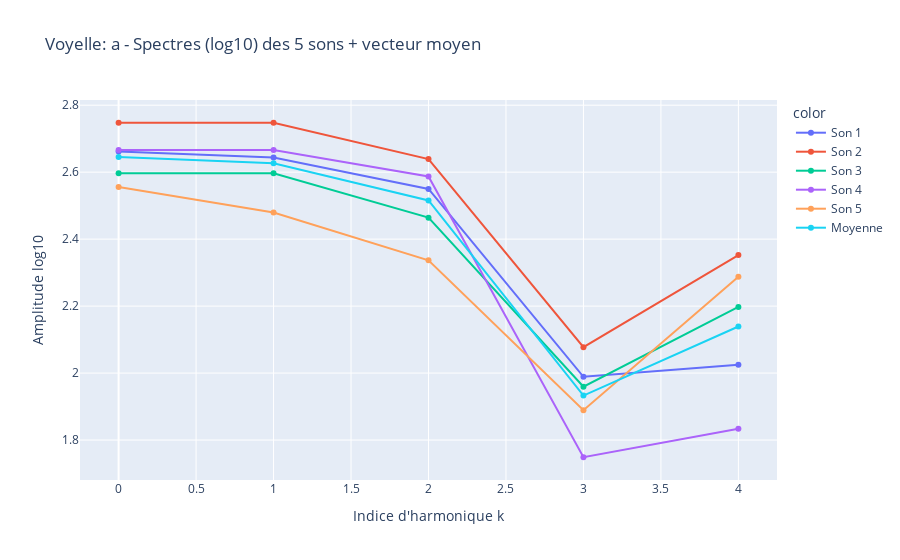
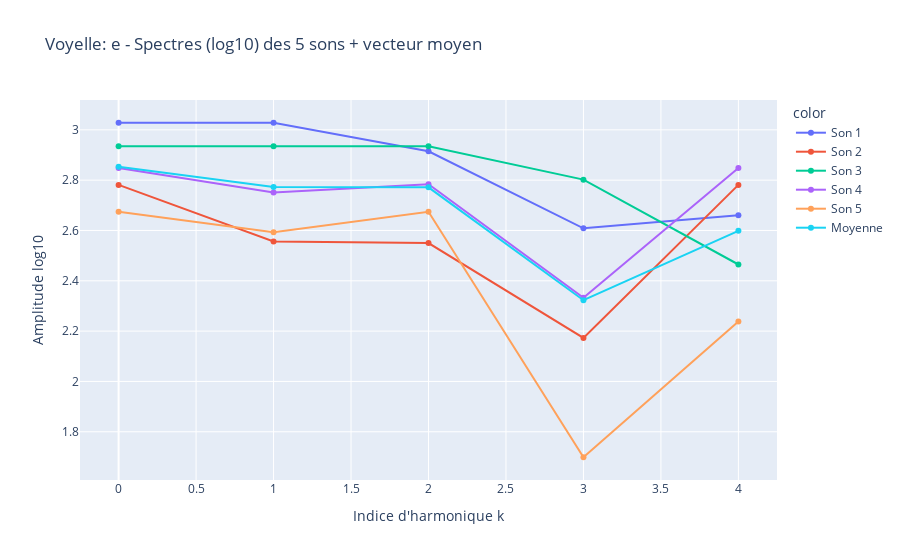
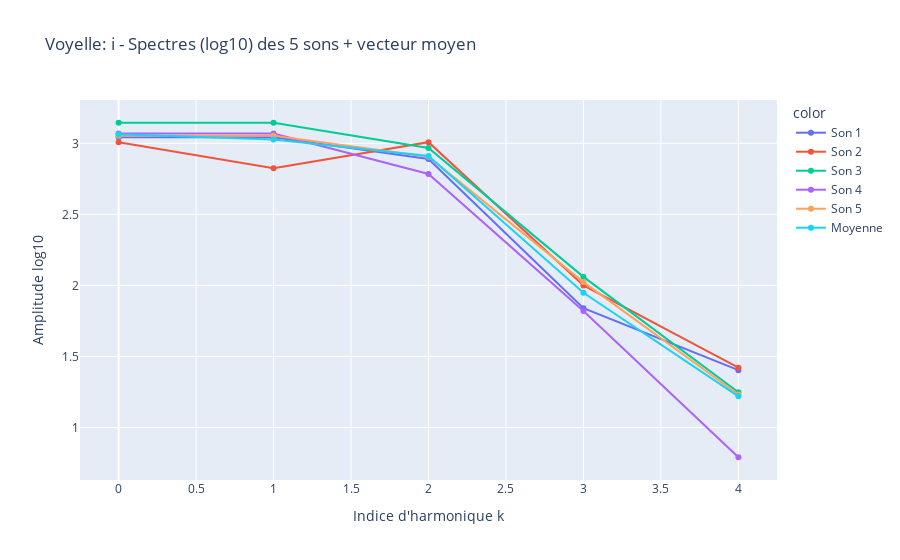
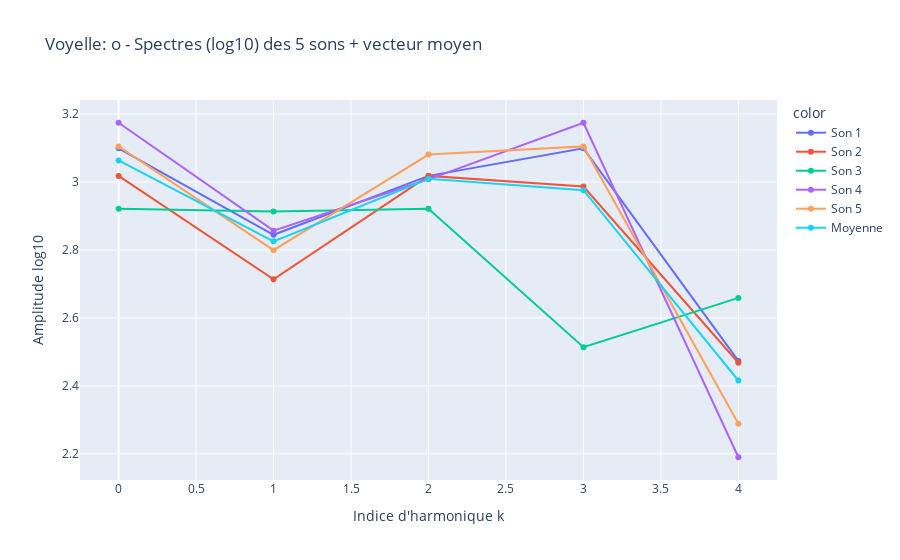

The notebook cell saved with these charts, in order:
### Markdown cell above
# On utilisera le truc etude n° 10

### Code cell
import numpy as np
import msicpe.san as san
from plotly import express as px
import scipy.signal as signal


H=4
Vvec_moy = [[] for i in range(5)]
lettres = ['a', 'e', 'i', 'o', 'u']
a = range(5)

for lettre,j in zip(lettres, a):
    signaux = []
    for i in range(5):
        dat = np.load(f'data_partie_2/apprentissage/{lettre}_{i+1}.npz') # dat est un dictionnaire contenant les données contenues dans le fichier .npz
        s = dat['s'] # extraction du signal utile
        t = dat['t'] # extraction du vecteur temps associé au signal

        nu, S = san.trans_fourier(s, t)
        S = np.abs(S)

        s_centre= s - np.mean(s)
        nu, S_norm = san.trans_fourier(s_centre, t)
        S_norm = np.abs(S_norm)
        S_norm /= np.max(S_norm)

        f0 = san.detect_fondamentale(S_norm, nu)

        # Liste des harmoniques
        freq_list = [f0 * k for k in range(1, H+1)]

        freq_peaks, amp_peaks = san.detect_pics(S, freq_list, nu)

        vec = np.zeros(H+1)
        vec[0] = np.log10(np.max(S))
        vec[1:] = np.log10(amp_peaks)
        signaux.append(vec)


    k = np.arange(H+1)
    vec_moy = np.mean(signaux, axis=0)
    Vvec_moy[j] = vec_moy

    k = list(range(H+1))
    indice = []
    ampl = []
    labels = []

    for i in range(5):
        indice.extend(k)
        ampl.extend(signaux[i])
        labels.extend([f"Son {i+1}"] * (H+1))

    indice.extend(k)
    ampl.extend(vec_moy)
    labels.extend(["Moyenne"] * (H+1))

    fig = px.line(x=indice, y=ampl, color=labels, markers=True,title=f"Voyelle: {lettre} - Spectres (log10) des 5 sons + vecteur moyen", labels={"x": "Indice d'harmonique k", "y": "Amplitude log10"}).show()

print(Vvec_moy)

### Figure 1 — Plotly figure (JSON) as saved in the notebook; plotly's stock layout.template omitted (floating-point values rounded to 4 significant figures)
{"data": [{"hovertemplate": "color=Son 1<br>Indice d'harmonique k=%{x}<br>Amplitude log10=%{y}<extra></extra>", "legendgroup": "Son 1", "line": {"color": "#636efa", "dash": "solid"}, "marker": {"symbol": "circle"}, "mode": "lines+markers", "name": "Son 1", "orientation": "v", "showlegend": true, "type": "scatter", "x": [0, 1, 2, 3, 4], "xaxis": "x", "y": [2.661, 2.644, 2.55, 1.989, 2.025], "yaxis": "y"}, {"hovertemplate": "color=Son 2<br>Indice d'harmonique k=%{x}<br>Amplitude log10=%{y}<extra></extra>", "legendgroup": "Son 2", "line": {"color": "#EF553B", "dash": "solid"}, "marker": {"symbol": "circle"}, "mode": "lines+markers", "name": "Son 2", "orientation": "v", "showlegend": true, "type": "scatter", "x": [0, 1, 2, 3, 4], "xaxis": "x", "y": [2.748, 2.748, 2.639, 2.077, 2.353], "yaxis": "y"}, {"hovertemplate": "color=Son 3<br>Indice d'harmonique k=%{x}<br>Amplitude log10=%{y}<extra></extra>", "legendgroup": "Son 3", "line": {"color": "#00cc96", "dash": "solid"}, "marker": {"symbol": "circle"}, "mode": "lines+markers", "name": "Son 3", "orientation": "v", "showlegend": true, "type": "scatter", "x": [0, 1, 2, 3, 4], "xaxis": "x", "y": [2.597, 2.597, 2.464, 1.959, 2.198], "yaxis": "y"}, {"hovertemplate": "color=Son 4<br>Indice d'harmonique k=%{x}<br>Amplitude log10=%{y}<extra></extra>", "legendgroup": "Son 4", "line": {"color": "#ab63fa", "dash": "solid"}, "marker": {"symbol": "circle"}, "mode": "lines+markers", "name": "Son 4", "orientation": "v", "showlegend": true, "type": "scatter", "x": [0, 1, 2, 3, 4], "xaxis": "x", "y": [2.666, 2.666, 2.587, 1.749, 1.834], "yaxis": "y"}, {"hovertemplate": "color=Son 5<br>Indice d'harmonique k=%{x}<br>Amplitude log10=%{y}<extra></extra>", "legendgroup": "Son 5", "line": {"color": "#FFA15A", "dash": "solid"}, "marker": {"symbol": "circle"}, "mode": "lines+markers", "name": "Son 5", "orientation": "v", "showlegend": true, "type": "scatter", "x": [0, 1, 2, 3, 4], "xaxis": "x", "y": [2.556, 2.479, 2.337, 1.889, 2.287], "yaxis": "y"}, {"hovertemplate": "color=Moyenne<br>Indice d'harmonique k=%{x}<br>Amplitude log10=%{y}<extra></extra>", "legendgroup": "Moyenne", "line": {"color": "#19d3f3", "dash": "solid"}, "marker": {"symbol": "circle"}, "mode": "lines+markers", "name": "Moyenne", "orientation": "v", "showlegend": true, "type": "scatter", "x": [0, 1, 2, 3, 4], "xaxis": "x", "y": [2.646, 2.627, 2.515, 1.933, 2.139], "yaxis": "y"}], "layout": {"legend": {"title": {"text": "color"}, "tracegroupgap": 0}, "title": {"text": "Voyelle: a - Spectres (log10) des 5 sons + vecteur moyen"}, "xaxis": {"anchor": "y", "domain": [0, 1], "title": {"text": "Indice d'harmonique k"}}, "yaxis": {"anchor": "x", "domain": [0, 1], "title": {"text": "Amplitude log10"}}}}

### Figure 2 — Plotly figure (JSON) as saved in the notebook; plotly's stock layout.template omitted (floating-point values rounded to 4 significant figures)
{"data": [{"hovertemplate": "color=Son 1<br>Indice d'harmonique k=%{x}<br>Amplitude log10=%{y}<extra></extra>", "legendgroup": "Son 1", "line": {"color": "#636efa", "dash": "solid"}, "marker": {"symbol": "circle"}, "mode": "lines+markers", "name": "Son 1", "orientation": "v", "showlegend": true, "type": "scatter", "x": [0, 1, 2, 3, 4], "xaxis": "x", "y": [3.028, 3.028, 2.915, 2.609, 2.661], "yaxis": "y"}, {"hovertemplate": "color=Son 2<br>Indice d'harmonique k=%{x}<br>Amplitude log10=%{y}<extra></extra>", "legendgroup": "Son 2", "line": {"color": "#EF553B", "dash": "solid"}, "marker": {"symbol": "circle"}, "mode": "lines+markers", "name": "Son 2", "orientation": "v", "showlegend": true, "type": "scatter", "x": [0, 1, 2, 3, 4], "xaxis": "x", "y": [2.781, 2.556, 2.55, 2.173, 2.781], "yaxis": "y"}, {"hovertemplate": "color=Son 3<br>Indice d'harmonique k=%{x}<br>Amplitude log10=%{y}<extra></extra>", "legendgroup": "Son 3", "line": {"color": "#00cc96", "dash": "solid"}, "marker": {"symbol": "circle"}, "mode": "lines+markers", "name": "Son 3", "orientation": "v", "showlegend": true, "type": "scatter", "x": [0, 1, 2, 3, 4], "xaxis": "x", "y": [2.935, 2.935, 2.935, 2.802, 2.465], "yaxis": "y"}, {"hovertemplate": "color=Son 4<br>Indice d'harmonique k=%{x}<br>Amplitude log10=%{y}<extra></extra>", "legendgroup": "Son 4", "line": {"color": "#ab63fa", "dash": "solid"}, "marker": {"symbol": "circle"}, "mode": "lines+markers", "name": "Son 4", "orientation": "v", "showlegend": true, "type": "scatter", "x": [0, 1, 2, 3, 4], "xaxis": "x", "y": [2.848, 2.751, 2.784, 2.332, 2.848], "yaxis": "y"}, {"hovertemplate": "color=Son 5<br>Indice d'harmonique k=%{x}<br>Amplitude log10=%{y}<extra></extra>", "legendgroup": "Son 5", "line": {"color": "#FFA15A", "dash": "solid"}, "marker": {"symbol": "circle"}, "mode": "lines+markers", "name": "Son 5", "orientation": "v", "showlegend": true, "type": "scatter", "x": [0, 1, 2, 3, 4], "xaxis": "x", "y": [2.674, 2.593, 2.674, 1.699, 2.238], "yaxis": "y"}, {"hovertemplate": "color=Moyenne<br>Indice d'harmonique k=%{x}<br>Amplitude log10=%{y}<extra></extra>", "legendgroup": "Moyenne", "line": {"color": "#19d3f3", "dash": "solid"}, "marker": {"symbol": "circle"}, "mode": "lines+markers", "name": "Moyenne", "orientation": "v", "showlegend": true, "type": "scatter", "x": [0, 1, 2, 3, 4], "xaxis": "x", "y": [2.853, 2.773, 2.771, 2.323, 2.599], "yaxis": "y"}], "layout": {"legend": {"title": {"text": "color"}, "tracegroupgap": 0}, "title": {"text": "Voyelle: e - Spectres (log10) des 5 sons + vecteur moyen"}, "xaxis": {"anchor": "y", "domain": [0, 1], "title": {"text": "Indice d'harmonique k"}}, "yaxis": {"anchor": "x", "domain": [0, 1], "title": {"text": "Amplitude log10"}}}}

### Figure 3 — Plotly figure (JSON) as saved in the notebook; plotly's stock layout.template omitted (floating-point values rounded to 4 significant figures)
{"data": [{"hovertemplate": "color=Son 1<br>Indice d'harmonique k=%{x}<br>Amplitude log10=%{y}<extra></extra>", "legendgroup": "Son 1", "line": {"color": "#636efa", "dash": "solid"}, "marker": {"symbol": "circle"}, "mode": "lines+markers", "name": "Son 1", "orientation": "v", "showlegend": true, "type": "scatter", "x": [0, 1, 2, 3, 4], "xaxis": "x", "y": [3.043, 3.043, 2.89, 1.84, 1.404], "yaxis": "y"}, {"hovertemplate": "color=Son 2<br>Indice d'harmonique k=%{x}<br>Amplitude log10=%{y}<extra></extra>", "legendgroup": "Son 2", "line": {"color": "#EF553B", "dash": "solid"}, "marker": {"symbol": "circle"}, "mode": "lines+markers", "name": "Son 2", "orientation": "v", "showlegend": true, "type": "scatter", "x": [0, 1, 2, 3, 4], "xaxis": "x", "y": [3.008, 2.824, 3.008, 2.0, 1.421], "yaxis": "y"}, {"hovertemplate": "color=Son 3<br>Indice d'harmonique k=%{x}<br>Amplitude log10=%{y}<extra></extra>", "legendgroup": "Son 3", "line": {"color": "#00cc96", "dash": "solid"}, "marker": {"symbol": "circle"}, "mode": "lines+markers", "name": "Son 3", "orientation": "v", "showlegend": true, "type": "scatter", "x": [0, 1, 2, 3, 4], "xaxis": "x", "y": [3.145, 3.145, 2.968, 2.06, 1.248], "yaxis": "y"}, {"hovertemplate": "color=Son 4<br>Indice d'harmonique k=%{x}<br>Amplitude log10=%{y}<extra></extra>", "legendgroup": "Son 4", "line": {"color": "#ab63fa", "dash": "solid"}, "marker": {"symbol": "circle"}, "mode": "lines+markers", "name": "Son 4", "orientation": "v", "showlegend": true, "type": "scatter", "x": [0, 1, 2, 3, 4], "xaxis": "x", "y": [3.07, 3.07, 2.785, 1.82, 0.7906], "yaxis": "y"}, {"hovertemplate": "color=Son 5<br>Indice d'harmonique k=%{x}<br>Amplitude log10=%{y}<extra></extra>", "legendgroup": "Son 5", "line": {"color": "#FFA15A", "dash": "solid"}, "marker": {"symbol": "circle"}, "mode": "lines+markers", "name": "Son 5", "orientation": "v", "showlegend": true, "type": "scatter", "x": [0, 1, 2, 3, 4], "xaxis": "x", "y": [3.054, 3.054, 2.906, 2.023, 1.232], "yaxis": "y"}, {"hovertemplate": "color=Moyenne<br>Indice d'harmonique k=%{x}<br>Amplitude log10=%{y}<extra></extra>", "legendgroup": "Moyenne", "line": {"color": "#19d3f3", "dash": "solid"}, "marker": {"symbol": "circle"}, "mode": "lines+markers", "name": "Moyenne", "orientation": "v", "showlegend": true, "type": "scatter", "x": [0, 1, 2, 3, 4], "xaxis": "x", "y": [3.064, 3.027, 2.911, 1.949, 1.219], "yaxis": "y"}], "layout": {"legend": {"title": {"text": "color"}, "tracegroupgap": 0}, "title": {"text": "Voyelle: i - Spectres (log10) des 5 sons + vecteur moyen"}, "xaxis": {"anchor": "y", "domain": [0, 1], "title": {"text": "Indice d'harmonique k"}}, "yaxis": {"anchor": "x", "domain": [0, 1], "title": {"text": "Amplitude log10"}}}}

### Figure 4 — Plotly figure (JSON) as saved in the notebook; plotly's stock layout.template omitted (floating-point values rounded to 4 significant figures)
{"data": [{"hovertemplate": "color=Son 1<br>Indice d'harmonique k=%{x}<br>Amplitude log10=%{y}<extra></extra>", "legendgroup": "Son 1", "line": {"color": "#636efa", "dash": "solid"}, "marker": {"symbol": "circle"}, "mode": "lines+markers", "name": "Son 1", "orientation": "v", "showlegend": true, "type": "scatter", "x": [0, 1, 2, 3, 4], "xaxis": "x", "y": [3.099, 2.845, 3.018, 3.099, 2.473], "yaxis": "y"}, {"hovertemplate": "color=Son 2<br>Indice d'harmonique k=%{x}<br>Amplitude log10=%{y}<extra></extra>", "legendgroup": "Son 2", "line": {"color": "#EF553B", "dash": "solid"}, "marker": {"symbol": "circle"}, "mode": "lines+markers", "name": "Son 2", "orientation": "v", "showlegend": true, "type": "scatter", "x": [0, 1, 2, 3, 4], "xaxis": "x", "y": [3.018, 2.713, 3.018, 2.987, 2.468], "yaxis": "y"}, {"hovertemplate": "color=Son 3<br>Indice d'harmonique k=%{x}<br>Amplitude log10=%{y}<extra></extra>", "legendgroup": "Son 3", "line": {"color": "#00cc96", "dash": "solid"}, "marker": {"symbol": "circle"}, "mode": "lines+markers", "name": "Son 3", "orientation": "v", "showlegend": true, "type": "scatter", "x": [0, 1, 2, 3, 4], "xaxis": "x", "y": [2.921, 2.913, 2.921, 2.514, 2.659], "yaxis": "y"}, {"hovertemplate": "color=Son 4<br>Indice d'harmonique k=%{x}<br>Amplitude log10=%{y}<extra></extra>", "legendgroup": "Son 4", "line": {"color": "#ab63fa", "dash": "solid"}, "marker": {"symbol": "circle"}, "mode": "lines+markers", "name": "Son 4", "orientation": "v", "showlegend": true, "type": "scatter", "x": [0, 1, 2, 3, 4], "xaxis": "x", "y": [3.174, 2.857, 3.008, 3.174, 2.19], "yaxis": "y"}, {"hovertemplate": "color=Son 5<br>Indice d'harmonique k=%{x}<br>Amplitude log10=%{y}<extra></extra>", "legendgroup": "Son 5", "line": {"color": "#FFA15A", "dash": "solid"}, "marker": {"symbol": "circle"}, "mode": "lines+markers", "name": "Son 5", "orientation": "v", "showlegend": true, "type": "scatter", "x": [0, 1, 2, 3, 4], "xaxis": "x", "y": [3.105, 2.799, 3.081, 3.105, 2.289], "yaxis": "y"}, {"hovertemplate": "color=Moyenne<br>Indice d'harmonique k=%{x}<br>Amplitude log10=%{y}<extra></extra>", "legendgroup": "Moyenne", "line": {"color": "#19d3f3", "dash": "solid"}, "marker": {"symbol": "circle"}, "mode": "lines+markers", "name": "Moyenne", "orientation": "v", "showlegend": true, "type": "scatter", "x": [0, 1, 2, 3, 4], "xaxis": "x", "y": [3.063, 2.825, 3.009, 2.976, 2.416], "yaxis": "y"}], "layout": {"legend": {"title": {"text": "color"}, "tracegroupgap": 0}, "title": {"text": "Voyelle: o - Spectres (log10) des 5 sons + vecteur moyen"}, "xaxis": {"anchor": "y", "domain": [0, 1], "title": {"text": "Indice d'harmonique k"}}, "yaxis": {"anchor": "x", "domain": [0, 1], "title": {"text": "Amplitude log10"}}}}
